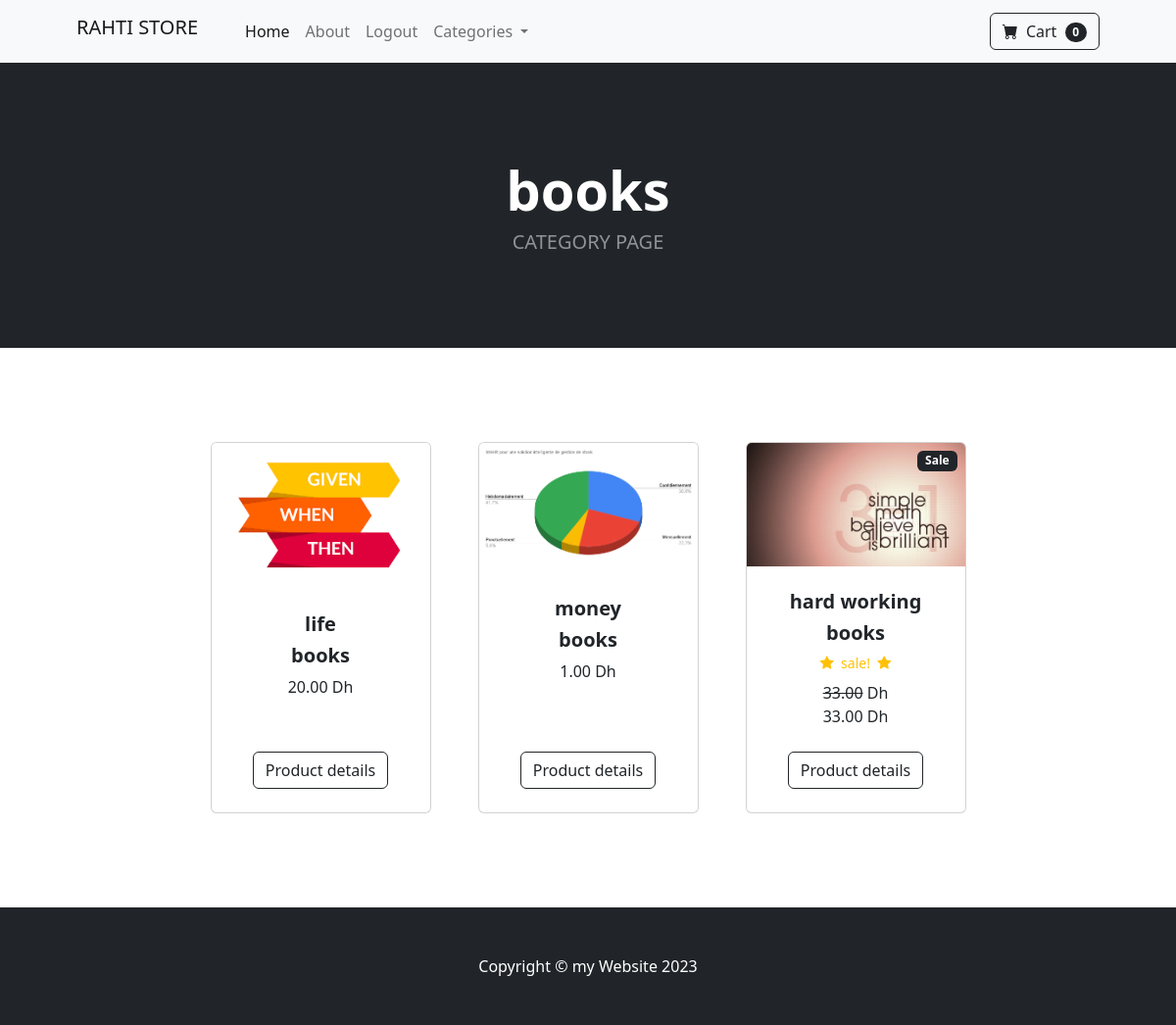
The app's page /category/books (signed in) with its own data.
### store/models.py (models this page shows, shortened)
class Category(models.Model) :
    name = models.CharField(max_length=50)
    def __str__(self):
        return self.name
    class Meta :
        verbose_name_plural = 'Categories'

class Product(models.Model) :
    product_name        = models.CharField(max_length=50)
    product_price       = models.DecimalField(max_digits=7, decimal_places=2, default=0)
    product_description = models.CharField(max_length=50, default='', blank=True, null=True)
    product_catgory     = models.ForeignKey(Category, on_delete=models.CASCADE, default=1)
    product_image       = models.ImageField(upload_to='uploads/product/')
    is_sale             = models.BooleanField(default=False)
    sell_price          = models.DecimalField(max_digits=7, decimal_places=2, default=0)

### store/views.py (the view)
# urls.py: path('category/<str:foo>', category_view, name="category"),
def category_view(request, foo):
    foo = foo.replace ('-',' ')
    try :
        category = Category.objects.get(name = foo)
        products = Product.objects.filter(product_catgory = category)
        return render(request,'category.html', {'products': products, 'category' : category})
    except:
        messages.success(request, ("Oops This Categogy doesn't exist ....! "))
        return redirect('home')

### store/templates/category.html
{% extends "base.html" %}
{% load static %}
{% block content %}
        <header class="bg-dark py-5">
            <div class="container px-4 px-lg-5 my-5">
                <div class="text-center text-white">
                    <h1 class="display-4 fw-bolder">{{category }}</h1>
                    <h2 class="lead fw-normal text-white-50 mb-0">CATEGORY PAGE</h2>
                </div>
            </div>
        </header>
        <section class="py-5">
            <div class="container px-4 px-lg-5 mt-5">
                <div class="row gx-4 gx-lg-5 row-cols-2 row-cols-md-3 row-cols-xl-4 justify-content-center">
                {% for product  in products  %}
                    {% if product.is_sale %}
                    <div class="col mb-5">
                        <div class="card h-100">
                            <div class="badge bg-dark text-white position-absolute" style="top: 0.5rem; right: 0.5rem">Sale</div>
                            <img class="card-img-top" src="{{ product.product_image.url }}" alt="..." />
                            <div class="card-body p-4">
                                <div class="text-center">
                                    <h5 class="fw-bolder">{{product.product_name}}</h5>
                                    <h5 class="fw-bolder">{{product.product_catgory}}</h5>
                                <div class= "d-flex justify-content-center small text-warning mb-2">
                                    <div class ="bi-star-fill"></div>
                                    &nbsp;&nbsp;sale!&nbsp;&nbsp;
                                    <div class = "bi-star-fill"></div>
                                    </div>
                                    <strike>{{product.product_price}}</strike> Dh
                                    <br>
                                    {{product.sell_price}} Dh
                                </div>
                            </div>
                            <div class="card-footer p-4 pt-0 border-top-0 bg-transparent">
                                <div class="text-center"><a class="btn btn-outline-dark mt-auto" href="{% url 'product' product.id %}">Product details</a></div>
                            </div>
                        </div>
                    </div>
                    {% else %}
                <div class="col mb-5">
                    <div class="card h-100">
                        <img class="card-img-top" src="{{ product.product_image.url }}" alt="..." />
                        <div class="card-body p-4">
                            <div class="text-center">
                                <h5 class="fw-bolder">{{product.product_name}}</h5>
                                <h5 class="fw-bolder">{{product.product_catgory}}</h5>
                                {{product.product_price}} Dh
                            </div>
                        </div>
                        <div class="card-footer p-4 pt-0 border-top-0 bg-transparent">
                            <div class="text-center"><a class="btn btn-outline-dark mt-auto" href="{% url 'product' product.id %}">Product details</a></div>
                        </div>
                    </div>
                </div>
                    {% endif %}
                {% endfor %}
            </div>
        </section>
{% endblock content %}

### records on screen
Category: name "books"
Product: product_image (picture), product_name "life", product_catgory "books", product_price "20.00"
Product: product_image (picture), product_name "money", product_catgory "books", product_price "1.00"
Product: product_image (picture), product_name "hard working", product_catgory "books", product_price "33.00", sell_price "33.00"
